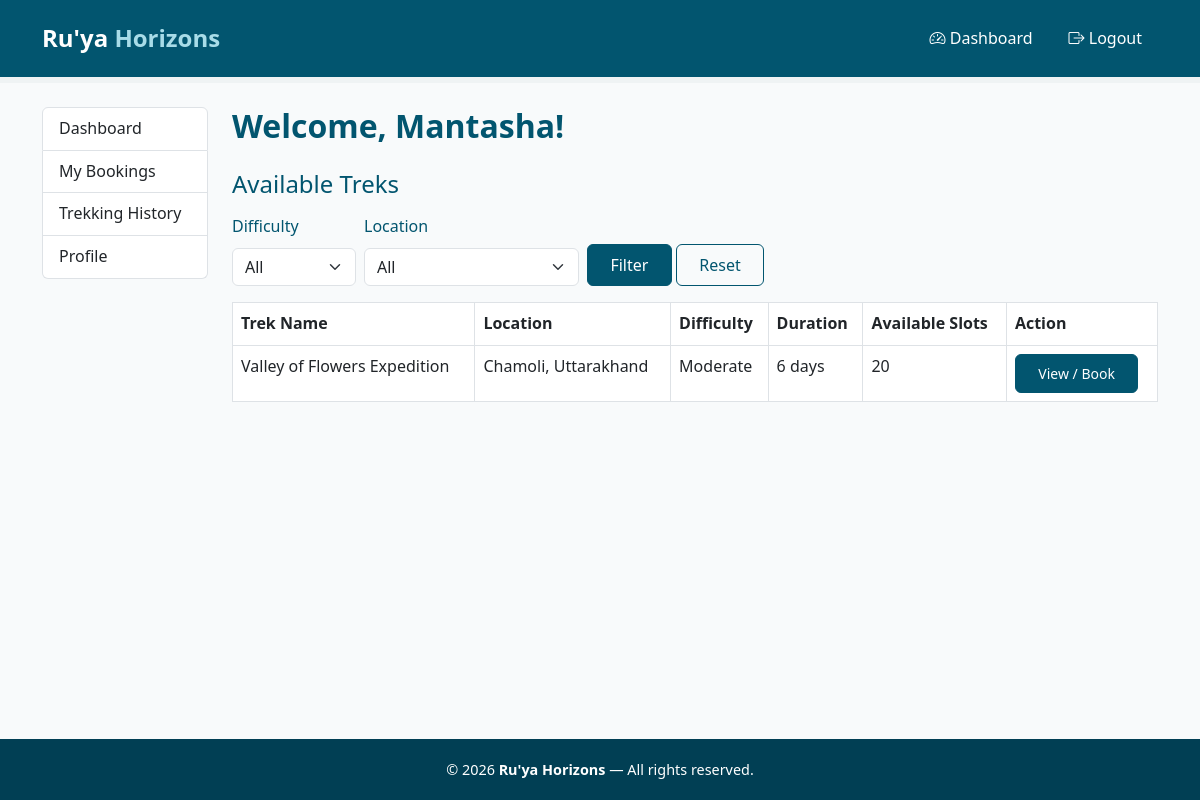
Page /user/dashboard (signed in) on the earlier database version.
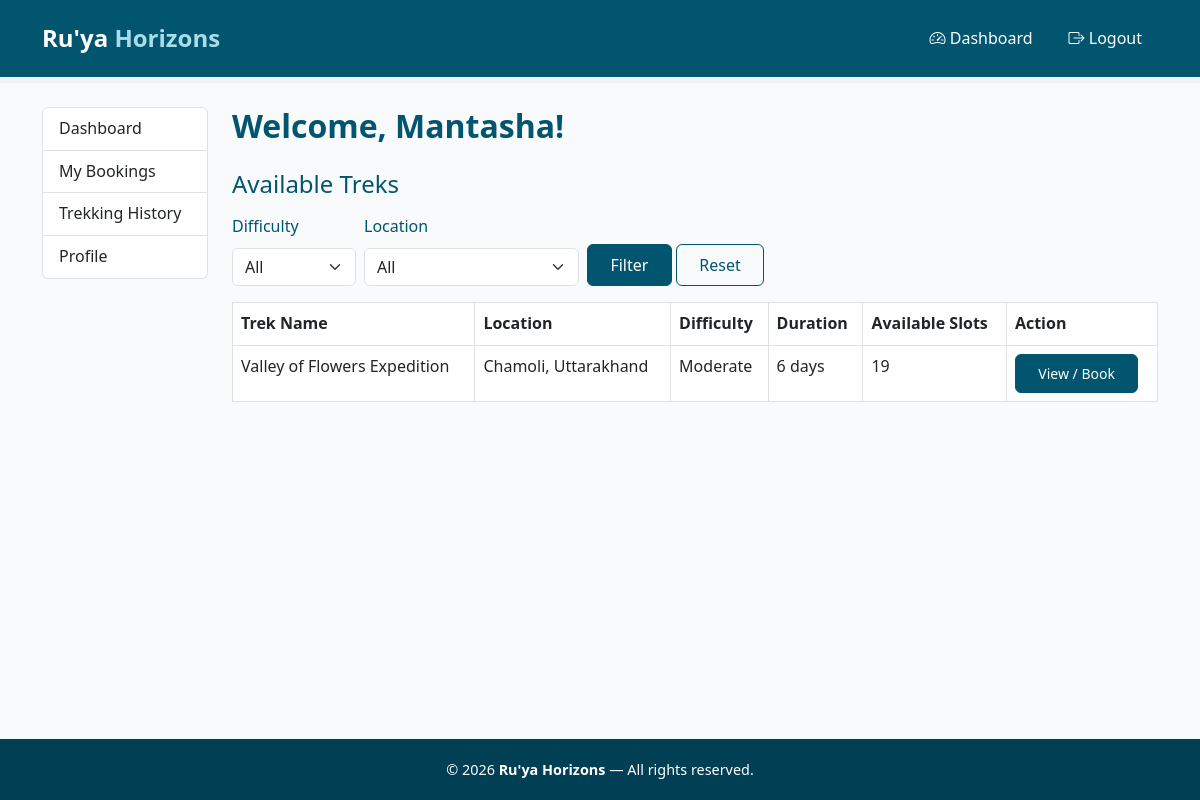
Same page on the later database version.
### models.py (models this page shows)
class Trek(db.Model):
    __tablename__ = 'trek'
    id = db.Column(db.Integer, primary_key=True)
    name = db.Column(db.String(150), nullable=False)
    location = db.Column(db.String(150), nullable=False)
    difficulty = db.Column(db.String(50), nullable=False)
    duration = db.Column(db.Integer, nullable=False)
    total_slots = db.Column(db.Integer, nullable=False)
    available_slots = db.Column(db.Integer, nullable=False)
    status = db.Column(db.String(50), default='Pending') # pending, approved, open, closed, completed
    start_date = db.Column(db.Date, nullable=False)
    end_date = db.Column(db.Date, nullable=False)
    description = db.Column(db.Text, nullable=False)
    price = db.Column(db.Float, nullable=False)
    assigned_staff_id = db.Column(db.Integer, db.ForeignKey('staff.id'), nullable=True)
    bookings = db.relationship('Booking', backref='trek', lazy=True)

### app.py (the view)
@app.route('/user/dashboard')
@login_required
def user_dashboard():
    if current_user.role != 'trekker':
        return "Access denied: Trekkers only", 403
    difficulty_filter = request.args.get('difficulty', '')
    location_filter = request.args.get('location', '')
    treks_query = Trek.query.filter_by(status='Open')
    if difficulty_filter:
        treks_query = treks_query.filter_by(difficulty=difficulty_filter)
    if location_filter:
        treks_query = treks_query.filter_by(location=location_filter)
    available_treks = treks_query.all()
    all_locations = db.session.query(Trek.location).distinct().all()
    locations = [loc[0] for loc in all_locations]
    return render_template('user_dashboard.html',
                            available_treks=available_treks,
                            locations=locations,
                            selected_difficulty=difficulty_filter,
                            selected_location=location_filter)

### app.py (called while the page is built)
@login_manager.user_loader
def load_user(user_id):
    return User.query.get(int(user_id))

### templates/user_dashboard.html (shortened to what this page needs)
{% extends "base.html" %}
{% block content %}
<div class="container my-4">
    <div class="row">
        {% include "user_sidebar.html" %}
        <div class="col-md-9 col-lg-10">
            <h2 class="page-heading">Welcome, {{ current_user.username }}!</h2>
            <h4 class="mt-4">Available Treks</h4>
            <form method="GET" class="row g-2 align-items-end mt-2 mb-3">
                <div class="col-auto">
                    <label class="form-label">Difficulty</label>
                    <select name="difficulty" class="form-select">
                        <option value="">All</option>
                    </select>
                </div>
                <div class="col-auto">
                    <label class="form-label">Location</label>
                    <select name="location" class="form-select">
                        <option value="">All</option>
                    </select>
                </div>
                <div class="col-auto">
                    <button type="submit" class="btn btn-primary">Filter</button>
                    <a href="{{ url_for('user_dashboard') }}" class="btn btn-outline-primary">Reset</a>
                </div>
            </form>
            {% if available_treks %}
            <table class="table table-bordered">
                <thead>
                    <tr>
                        <th>Trek Name</th>
                        <th>Location</th>
                        <th>Difficulty</th>
                        <th>Duration</th>
                        <th>Available Slots</th>
                        <th>Action</th>
                    </tr>
                </thead>
                <tbody>
                    {% for trek in available_treks %}
                    <tr>
                        <td>{{ trek.name }}</td>
                        <td>{{ trek.location }}</td>
                        <td>{{ trek.difficulty }}</td>
                        <td>{{ trek.duration }} days</td>
                        <td>{{ trek.available_slots }}</td>
                        <td>
                            <a href="{{ url_for('user_trek_details', trek_id=trek.id) }}"
                               class="btn btn-sm btn-primary">View / Book</a>
                        </td>
                    </tr>
                    {% endfor %}
                </tbody>
            </table>
            {% else %}
            <p>No treks match your search right now.</p>
            {% endif %}
        </div>
    </div>
</div>
{% endblock %}

Differences in the rows shown:
changed Trek "Valley of Flowers Expedition": available_slots "20" → "19"
